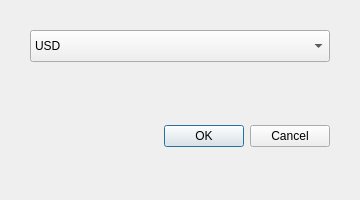
<?xml version="1.0" encoding="UTF-8"?>
<ui version="4.0">
 <class>Dialog</class>
 <widget class="QDialog" name="Dialog">
  <property name="geometry">
   <rect><x>0</x><y>0</y><width>360</width><height>200</height></rect>
  </property>
  <property name="windowTitle"><string>Nueva Cuenta</string></property>

  <widget class="QComboBox" name="accountList">
   <property name="geometry"><rect><x>30</x><y>30</y><width>300</width><height>32</height></rect>
   </property>
   <item><property name="text"><string>USD</string></property></item>
   <item><property name="text"><string>EUR</string></property></item>
   <item><property name="text"><string>ARS</string></property></item>
   <item><property name="text"><string>BRL</string></property></item>
   <item><property name="text"><string>BTC</string></property></item>
  </widget>

  <widget class="QDialogButtonBox" name="btnOKCancel">
   <property name="geometry"><rect><x>30</x><y>120</y><width>300</width><height>32</height></rect></property>
   <property name="standardButtons"><set>QDialogButtonBox::Ok|QDialogButtonBox::Cancel</set></property>
  </widget>
 </widget>

 <connections>
  <connection>
   <sender>btnOKCancel</sender><signal>accepted()</signal>
   <receiver>Dialog</receiver><slot>accept()</slot>
  </connection>
  <connection>
   <sender>btnOKCancel</sender><signal>rejected()</signal>
   <receiver>Dialog</receiver><slot>reject()</slot>
  </connection>
 </connections>
</ui>
